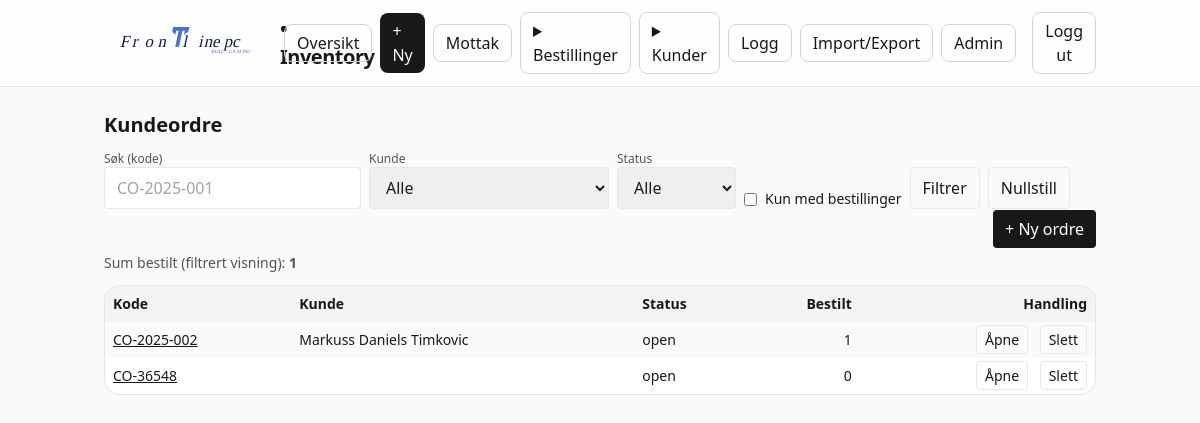
The page /co (signed in) on the database as committed earlier.
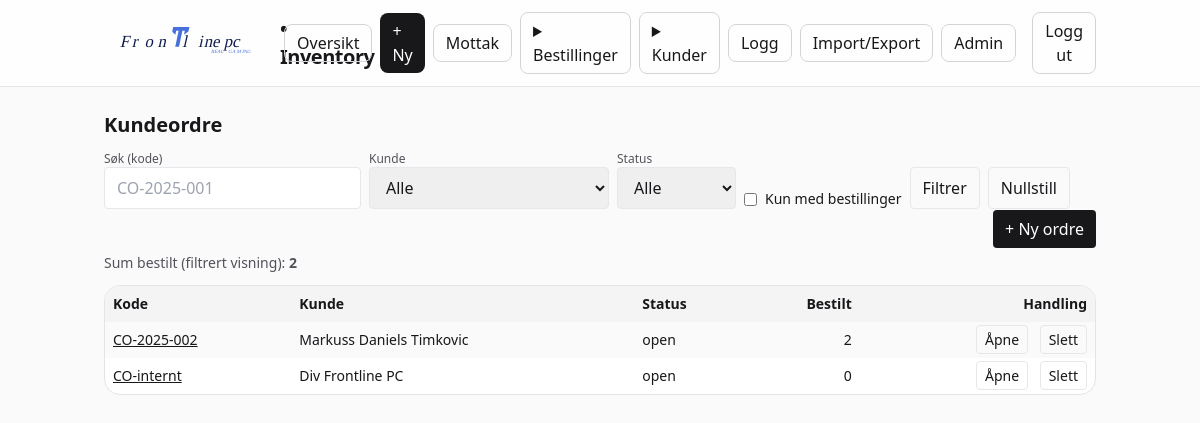
The same page on the database as committed later.
### frontline_inventory_web/app/models.py (models this page shows)
class CustomerOrder(Base):
    __tablename__ = "customer_orders"
    id = Column(Integer, primary_key=True)
    code = Column(String(120), unique=True, nullable=False)
    customer_id = Column(Integer, ForeignKey("customers.id"), nullable=True)
    status = Column(String(20), default="open")
    notes = Column(String(500), default="")
    created_at = Column(DateTime)
    customer = relationship("Customer")
    lines = relationship("CustomerOrderLine", back_populates="co", cascade="all, delete-orphan")

class Customer(Base):
    __tablename__ = "customers"
    id: Mapped[int] = mapped_column(Integer, primary_key=True)
    name: Mapped[str] = mapped_column(String(200), nullable=False)
    email: Mapped[str] = mapped_column(String(200), default="")
    phone: Mapped[str] = mapped_column(String(50), default="")
    notes: Mapped[str] = mapped_column(String(500), default="")
    created_at: Mapped[datetime] = mapped_column(DateTime, default=datetime.utcnow)

### frontline_inventory_web/app/main.py (the view)
@app.get("/co")
def co_list(
    request: Request,
    q: str | None = None,
    customer_id: int | None = None,
    status: str | None = None,
    only_ordered: int | None = None,
    db: Session = Depends(get_db),
    current_user=Depends(require_user),
):
    stmt = select(CustomerOrder).order_by(CustomerOrder.created_at.desc())
    if q and q.strip():
        qs = f"%{q.strip()}%"
        from sqlalchemy import or_
        stmt = stmt.where(CustomerOrder.code.ilike(qs))
    if customer_id:
        stmt = stmt.where(CustomerOrder.customer_id == customer_id)
    if status and status.strip():
        stmt = stmt.where(CustomerOrder.status == status.strip())
    rows = db.execute(stmt).scalars().all()
    totals = {cid: total for cid, total in db.execute(
        select(CustomerOrderLine.co_id, func.sum(CustomerOrderLine.qty)).group_by(CustomerOrderLine.co_id)
    ).all()}
    if only_ordered:
        rows = [co for co in rows if (totals.get(co.id, 0) or 0) > 0]
    customers = db.execute(select(Customer).order_by(Customer.name.asc())).scalars().all()
    total_ordered = sum(int(totals.get(co.id, 0) or 0) for co in rows)
    return templates.TemplateResponse(
        "co_list.html",
        {
            "request": request,
            "user": current_user,
            "rows": rows,
            "customers": customers,
            "q": q or "",
            "selected_customer_id": int(customer_id) if customer_id else None,
            "selected_status": status or "",
            "ordered_totals": totals,
            "only_ordered": 1 if only_ordered else 0,
            "total_ordered": int(total_ordered),
        },
    )

### frontline_inventory_web/app/templates/co_list.html (shortened to what this page needs)
{% extends "base.html" %}
{% block content %}
<h1 class="text-xl font-semibold mb-3">Kundeordre</h1>
<form method="get" class="mb-3 flex flex-wrap gap-2 items-end">
  <div>
    <label class="block text-xs text-zinc-600">Søk (kode)</label>
    <input type="text" name="q" value="{{ q }}" class="px-3 py-2 rounded border" placeholder="CO-2025-001">
  </div>
  <div>
    <label class="block text-xs text-zinc-600">Kunde</label>
    <select name="customer_id" class="px-3 py-2 rounded border min-w-48">
      <option value="">Alle</option>
    </select>
  </div>
  <div>
    <label class="block text-xs text-zinc-600">Status</label>
    <select name="status" class="px-3 py-2 rounded border">
      <option value="" {% if not selected_status %}selected{% endif %}>Alle</option>
    </select>
  </div>
  <label class="inline-flex items-center gap-2 text-sm">
    <input type="checkbox" name="only_ordered" value="1" {% if only_ordered %}checked{% endif %} class="rounded border">
    Kun med bestillinger
  </label>
  <div class="flex gap-2">
    <button class="px-3 py-2 rounded border">Filtrer</button>
    <a class="px-3 py-2 rounded border" href="/co">Nullstill</a>
  </div>
  <div class="ml-auto">
    <a class="px-3 py-2 rounded bg-zinc-900 text-white" href="/co/new">+ Ny ordre</a>
  </div>
</form>
{% if total_ordered is defined %}
<div class="mb-3 text-sm text-zinc-600">Sum bestilt (filtrert visning): <b>{{ total_ordered }}</b></div>
{% endif %}
<div class="rounded-2xl border border-zinc-200 bg-white overflow-hidden">
  <table class="w-full text-sm">
    <thead class="bg-zinc-100"><tr><th class="p-2 text-left">Kode</th><th class="p-2 text-left">Kunde</th><th class="p-2 text-left">Status</th><th class="p-2 text-right">Bestilt</th><th class="p-2 text-right">Handling</th></tr></thead>
    <tbody>
      {% for co in rows %}
      <tr class="odd:bg-zinc-50">
        <td class="p-2"><a href="/co/{{ co.id }}" class="underline hover:no-underline">{{ co.code }}</a></td>
        <td class="p-2">{{ co.customer.name if co.customer else '' }}</td>
        <td class="p-2">{{ co.status }}</td>
        <td class="p-2 text-right">{{ ordered_totals[co.id] if ordered_totals and co.id in ordered_totals else 0 }}</td>
        <td class="p-2 text-right">
          <a class="px-2 py-1 rounded border mr-2" href="/co/{{ co.id }}">Åpne</a>
          <a class="px-2 py-1 rounded border" href="/co/{{ co.id }}/delete">Slett</a>
        </td>
      </tr>
      {% endfor %}
    </tbody>
  </table>
</div>
{% endblock %}

Rows that differ between the two databases and show on the page:
removed CustomerOrder: code "CO-36548", status "open", ordered_totals "0"
changed CustomerOrder "CO-2025-002": id "1" → "2"
added CustomerOrder: code "CO-internt", customer "Div Frontline PC", status "open", ordered_totals "0"
Other text that changed with them:
{{ total_ordered }}: "1" → "2"
